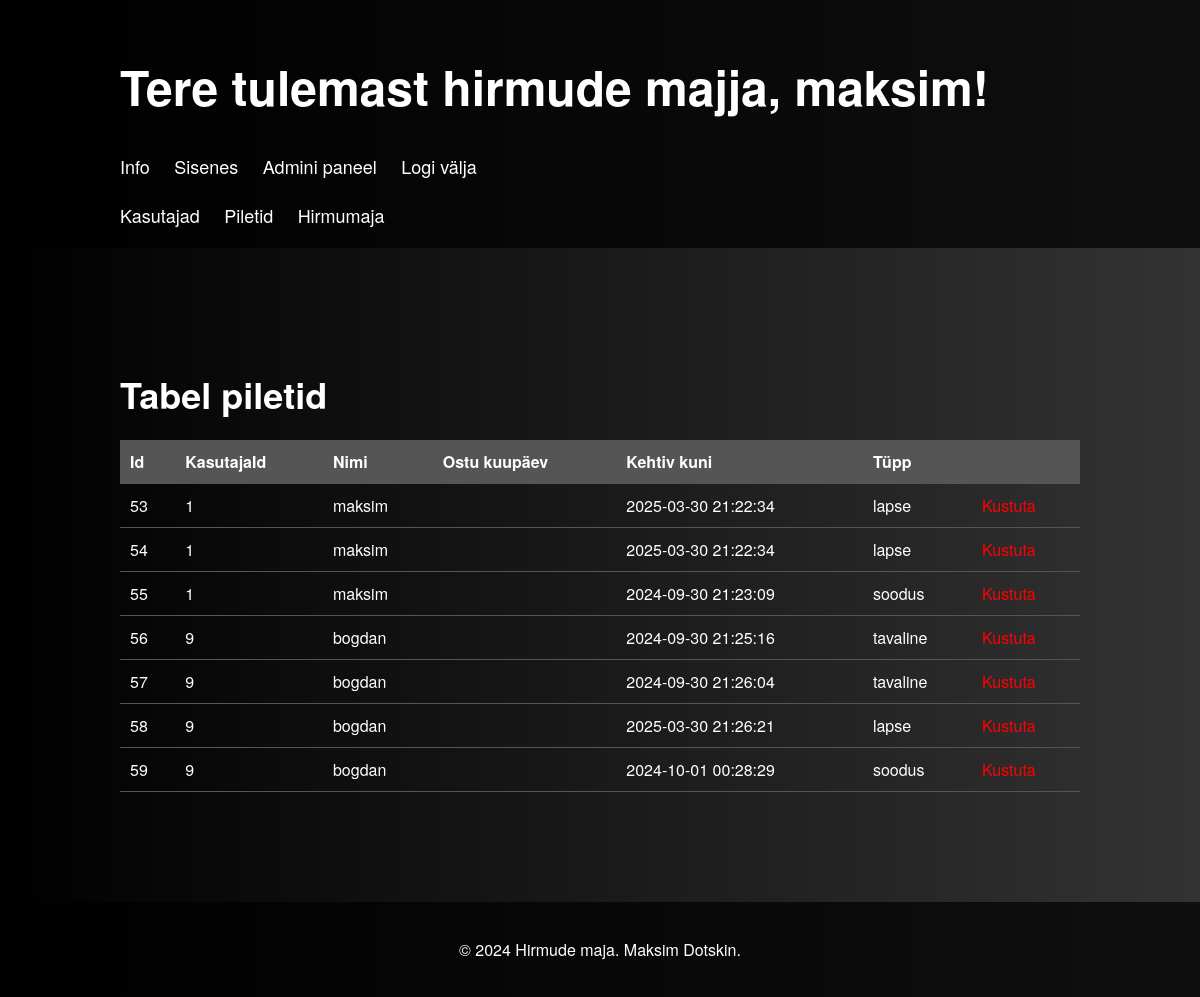
The app's page /admin/tabelid.php?piletid (signed in) with its own data.
### tables this page shows
CREATE TABLE `pilet` (
  `id` int(11) NOT NULL,
  `kasutajaId` int(11) DEFAULT NULL,
  `nimi` varchar(35) DEFAULT NULL,
  `ostupaev` datetime DEFAULT NULL,
  `kehtivKuni` datetime DEFAULT NULL,
  `typp` varchar(35) DEFAULT NULL
);

### admin/tabelid_funktsioonid.php (the view, shortened to what this page needs)
<?php
require_once('../funktsioonid.php');
function piletid()
{
    global $yhendus;
    $select_kask = $yhendus->prepare("SELECT id, kasutajaId, nimi, ostupaev,kehtivKuni,typp FROM pilet");
    $select_kask->execute();
    $select_kask->bind_result($id, $kasutajaId, $nimi,$ostupaev, $kehtivKuni, $typp);
    while ($select_kask->fetch()) {
        echo "<tr>
                <td>$id</td>
                <td>$kasutajaId</td>
                <td>$nimi</td>
                <td>$ostupaev</td>
                <td>$kehtivKuni</td>
                <td>$typp</td>
                <td>
                    <a href='tabelid.php?kustutaPilet=$id'><span style=\"color: red;\">Kustuta</span></a>
                </td>
              </tr>";
    }
}

### style.css (style rules this page uses)
body { background: linear-gradient(to right, #000000, #333333); background-size: cover; background-position: center; color: #fff; font-family: 'Helvetica Neue', Helvetica, Arial, sans-serif; margin: 0; padding: 0; }
th, td { padding: 10px; text-align: left; border-bottom: 1px solid #555; }
a { text-decoration: none; color: blueviolet; }

### records on screen
pilet: id "53", kasutajaId "1", nimi "maksim", kehtivKuni "2025-03-30 21:22:34", typp "lapse"
pilet: id "54", kasutajaId "1", nimi "maksim", kehtivKuni "2025-03-30 21:22:34", typp "lapse"
pilet: id "55", kasutajaId "1", nimi "maksim", kehtivKuni "2024-09-30 21:23:09", typp "soodus"
pilet: id "56", kasutajaId "9", nimi "bogdan", kehtivKuni "2024-09-30 21:25:16", typp "tavaline"
pilet: id "57", kasutajaId "9", nimi "bogdan", kehtivKuni "2024-09-30 21:26:04", typp "tavaline"
pilet: id "58", kasutajaId "9", nimi "bogdan", kehtivKuni "2025-03-30 21:26:21", typp "lapse"
pilet: id "59", kasutajaId "9", nimi "bogdan", kehtivKuni "2024-10-01 00:28:29", typp "soodus"

### other values on screen
$_SESSION['kasutajaNimi'] "maksim"
